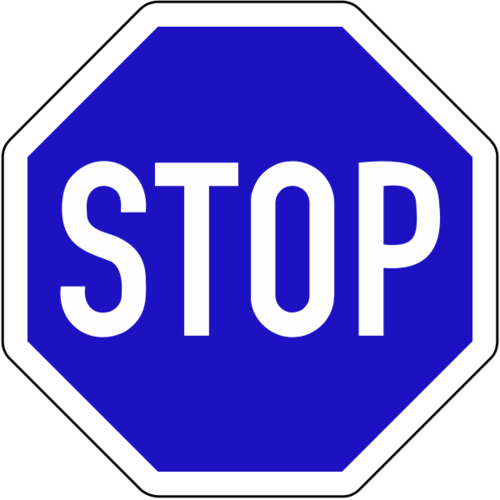
#> input picture Ressources_Deep_Learning/road_signs_samples/test.ppm, 500 x 500 px
$ python -i location_shapes.py   (imports and definitions only)
#> lines starting #> are read from the running program, lines starting #| are printed output that depends on the picture; after the words box and inside, x2 and y2 are one past the last pixel; in counts of white or black regions, pixels touching at a corner belong together
#> further down, picture is the input picture: shape (500, 500, 3); mean B, G, R 217.8, 124.2, 129.6
#!/usr/bin/env python
# coding=utf-8

"""
    Program used to detect the location of a stop sign for the moment (and others later depending on the desired shape).
    The location of the road sign in an image is done using image modification techniques, and using the openCV library (not machine learning)
    The location is returned from the "find_roadsign" function and allows the classification to be focused on the panel.
"""

# import the necessary packages
import imutils
import cv2
import time
import numpy as np

class LocationShapes(object):

    def __init__(self, draw=False):
        self.draw = draw

        pass

    """
        pre process image before finding contours
    """
    def process_image(self, image):
        self.image = image.copy()
        # resize and process image
        # convert the resized image to grayscale, blur it slightly,
        # and threshold it
        self.resizedImage = imutils.resize(self.image, width=500)
        self.ratio = image.shape[0] / float(self.resizedImage.shape[0])
#> self.ratio = 1
        self.grayImage = cv2.cvtColor(self.resizedImage, cv2.COLOR_BGR2GRAY)
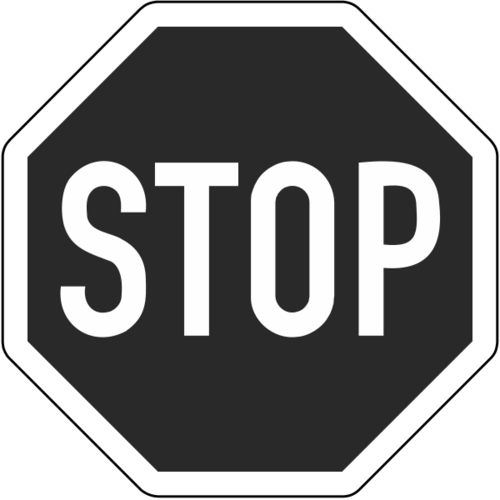
#> self.grayImage: shape (500, 500); min 0, max 255, mean 136.5
        self.blurredImage = cv2.GaussianBlur(self.grayImage, (5, 5), 0)
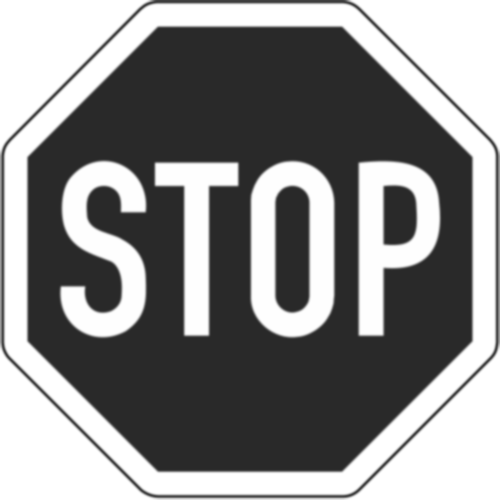
#> self.blurredImage: shape (500, 500); min 41, max 255, mean 136.4
        #thresh1 = cv2.threshold(blurred, 60, 255, cv2.THRESH_BINARY)[1]
        self.thresh1 = cv2.threshold(self.blurredImage, 240, 255,cv2.THRESH_BINARY_INV + cv2.THRESH_OTSU)[1]
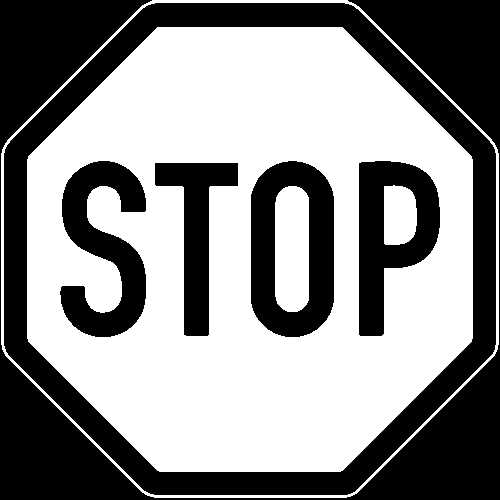
#> self.thresh1: shape (500, 500); 55.3% white; 6 black regions, box (x1, y1, x2, y2) and area: (0, 0, 500, 500) 45042, (4, 3, 496, 495) 36069, (251, 161, 334, 337) 9102, (60, 161, 146, 337) 8079, (359, 161, 440, 336) 7716, (155, 163, 238, 336) 5657

        # process canny edge detection on it
        self.cannyImage = cv2.Canny(self.thresh1, 100, 200)
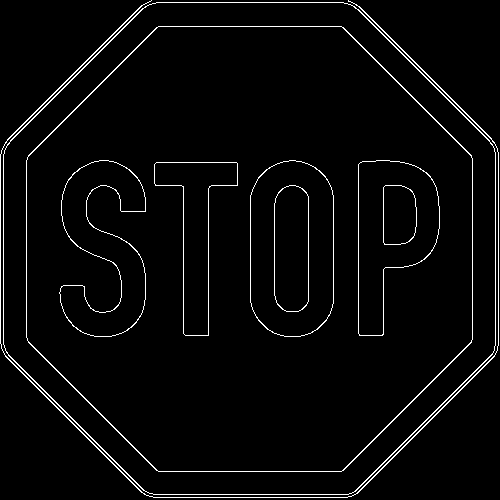
#> self.cannyImage: shape (500, 500); 3.2% white in thin lines or dots

    """
        process countours from one image and return them
    """
    # [5 lines left out: function process_contours, not called in this run]

    """
        depending on some thresholds, return the coordinates of box around shapes in order to process roadsign
    """
    # [80 lines left out: functions find_shape_box, detect_shape, not called in this run]

>>> import cv2
>>> picture = cv2.imread('../test.ppm')
>>> result = LocationShapes().process_image(picture)
